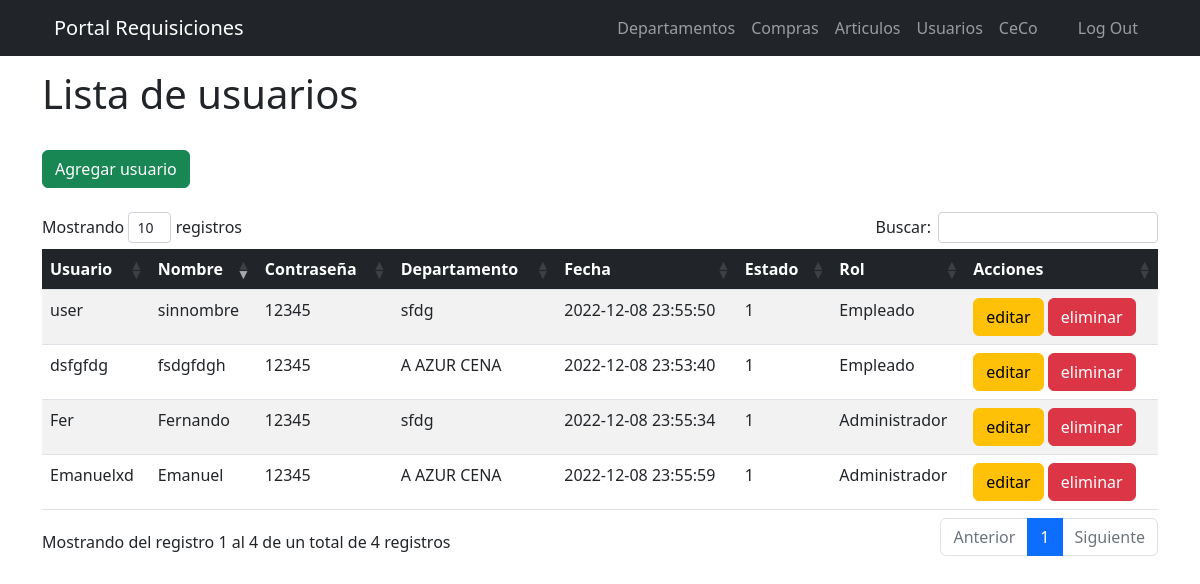
Page /views/usuarios.php (signed in) on the committed database.
### tables this page shows
CREATE TABLE `user` (
  `id` int(11) NOT NULL,
  `usuario` varchar(50) NOT NULL,
  `nombre` varchar(50) NOT NULL,
  `password` varchar(100) NOT NULL,
  `departamento` varchar(50) NOT NULL,
  `fecha` timestamp NOT NULL DEFAULT current_timestamp() ON UPDATE current_timestamp(),
  `rol_id` int(11) NOT NULL,
  `estado` int(11) NOT NULL
);

CREATE TABLE `permisos` (
  `id` int(11) NOT NULL,
  `rol` varchar(150) NOT NULL
);

### views/usuarios.php (the view, shortened to what this page needs)
<?php
include_once "../includes/header.php";
?>
<!DOCTYPE html>
<html lang="en">
<head>
    <link rel="stylesheet" href="../DataTables/css/dataTables.bootstrap4.min.css">
      <link rel="stylesheet" type="text/css" href="../css/prueba.css">
</head>
<div class="container is-fluid">
<div class="col-xs-12">
		<h1>Lista de usuarios</h1>
    <br>
		<div>
    <button type="button" class="btn btn-success" data-toggle="modal" data-target="#user">
				<span class="glyphicon glyphicon-plus"></span> Agregar usuario </a></button>
    </div>
		<br>
        <table class="table table-striped"  id= "table_id">
                         <thead>
                         <tr class="bg-dark">
                        <th>Usuario</th>
                        <th>Nombre</th>
                        <th>Contraseña</th>
                        <th>Departamento</th>
                        <th>Fecha</th>
                        <th>Estado</th>
                        <th>Rol</th>
                        <th>Acciones</th>
                        </tr>
                        </thead>
                        <tbody>
				<?php
require_once ("../includes/db.php");
$result=mysqli_query($conexion,"SELECT user.id, user.usuario, user.nombre, user.password, user.departamento,
user.fecha, user.estado , permisos.rol FROM user
LEFT JOIN permisos ON user.rol_id= permisos.id ");
while ($fila = mysqli_fetch_assoc($result)):
?>
<tr>
<td><?php echo $fila['usuario']; ?></td>
<td><?php echo $fila['nombre']; ?></td>
<td><?php echo $fila['password']; ?></td>
<td><?php echo $fila['departamento']; ?></td>
<td><?php echo $fila['fecha']; ?></td>
<td><?php echo $fila['estado']; ?></td>
<td><?php echo $fila['rol']; ?></td>
<td>
<a class="btn btn-warning" href="../includes/editar_user.php?id=<?php echo $fila['id']?> ">
editar</a>
<a href="../includes/eliminar_user.php?id=<?php echo $fila['id']?> " class="btn btn-danger btn-del" >
eliminar</a></button>
</td>
</tr>
<?php endwhile;?>
	</body>
  <?php include("../includes/sesion/registros.php"); ?>
</html>

### css/estilo.css (style rules this page uses)
body { padding-top: 70px; }

### css/prueba.css (style rules this page uses)
a { text-decoration: none; }
table.dataTable thead th, table.dataTable tfoot th { font-weight: bold; color: white; }

### views/usuarios.php (style rules this page uses)
a { text-decoration: none; }
table.dataTable thead th, table.dataTable tfoot th { font-weight: bold; color: white; }

### rows in the picture
user: usuario "Emanuelxd", nombre "Emanuel", password "12345", departamento "A AZUR CENA", fecha "2022-12-08 23:55:59", estado "1", rol.rol "Administrador"
user: usuario "Fer", nombre "Fernando", password "12345", departamento "sfdg", fecha "2022-12-08 23:55:34", estado "1", rol.rol "Administrador"
user: usuario "user", nombre "sinnombre", password "12345", departamento "sfdg", fecha "2022-12-08 23:55:50", estado "1", rol.rol "Empleado"
user: usuario "dsfgfdg", nombre "fsdgfdgh", password "12345", departamento "A AZUR CENA", fecha "2022-12-08 23:53:40", estado "1", rol.rol "Empleado"
